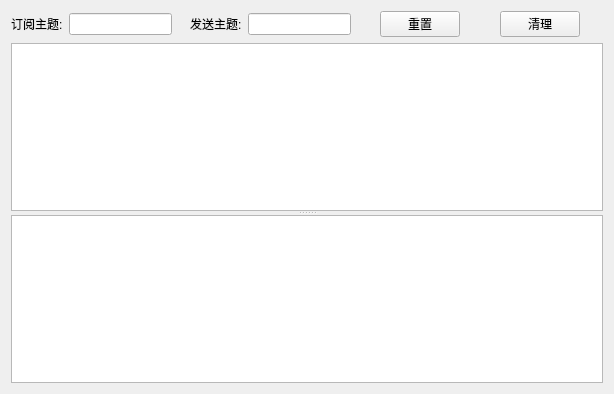
<?xml version="1.0" encoding="UTF-8"?>
<ui version="4.0">
 <class>Pubsub</class>
 <widget class="QWidget" name="Pubsub">
  <property name="geometry">
   <rect>
    <x>0</x>
    <y>0</y>
    <width>614</width>
    <height>394</height>
   </rect>
  </property>
  <property name="windowTitle">
   <string>Form</string>
  </property>
  <layout class="QGridLayout" name="gridLayout">
   <item row="0" column="0">
    <layout class="QHBoxLayout" name="_horizontalLayout">
     <item>
      <widget class="QLabel" name="_recvLabel">
       <property name="text">
        <string>订阅主题:</string>
       </property>
      </widget>
     </item>
     <item>
      <widget class="QLineEdit" name="_recvLineEdit"/>
     </item>
     <item>
      <spacer name="_horizontalSpacer1">
       <property name="orientation">
        <enum>Qt::Horizontal</enum>
       </property>
       <property name="sizeHint" stdset="0">
        <size>
         <width>18</width>
         <height>20</height>
        </size>
       </property>
      </spacer>
     </item>
     <item>
      <widget class="QLabel" name="_sendLabel">
       <property name="text">
        <string>发送主题:</string>
       </property>
      </widget>
     </item>
     <item>
      <widget class="QLineEdit" name="_sendLineEdit"/>
     </item>
     <item>
      <spacer name="_horizontalSpacer3">
       <property name="orientation">
        <enum>Qt::Horizontal</enum>
       </property>
       <property name="sizeHint" stdset="0">
        <size>
         <width>28</width>
         <height>20</height>
        </size>
       </property>
      </spacer>
     </item>
     <item>
      <widget class="QPushButton" name="_pushButton1">
       <property name="text">
        <string>重置</string>
       </property>
      </widget>
     </item>
     <item>
      <spacer name="_horizontalSpacer2">
       <property name="orientation">
        <enum>Qt::Horizontal</enum>
       </property>
       <property name="sizeHint" stdset="0">
        <size>
         <width>40</width>
         <height>20</height>
        </size>
       </property>
      </spacer>
     </item>
     <item>
      <widget class="QPushButton" name="_pushButton2">
       <property name="text">
        <string>清理</string>
       </property>
      </widget>
     </item>
     <item>
      <spacer name="_horizontalSpacer4">
       <property name="orientation">
        <enum>Qt::Horizontal</enum>
       </property>
       <property name="sizeHint" stdset="0">
        <size>
         <width>28</width>
         <height>20</height>
        </size>
       </property>
      </spacer>
     </item>
    </layout>
   </item>
   <item row="1" column="0">
    <widget class="QSplitter" name="_splitter">
     <property name="orientation">
      <enum>Qt::Vertical</enum>
     </property>
     <widget class="QTextBrowser" name="_textBrowser"/>
     <widget class="QPlainTextEdit" name="_plainTextEdit"/>
    </widget>
   </item>
  </layout>
 </widget>
 <resources/>
 <connections/>
</ui>
